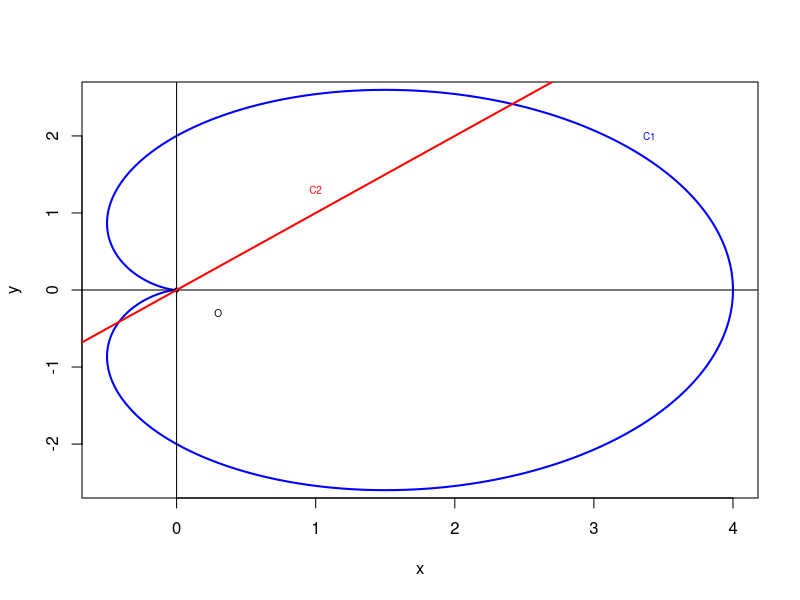

Generate this figure with R:
#
xex <- 0
yex <- seq(-5,23)
xey <- seq(-12,3)
yey <- 0

xr <- seq(-0.7,2.7,0.1)
yr = xr

t <- seq(0,2*pi,0.0001)
tc <- 2*cos(t)
r <- 2+tc
x<- r*cos(t)
y<- r*sin(t)
df <- data.frame(x,y)
dfex <- data.frame(xex,yex)
dfey <- data.frame(xey,yey)
dfr <- data.frame(xr,yr)

plot(0,0, pch = 20, xlim = c(-0.5,4), ylim = c(-2.5,2.5), xlab = "x", ylab = "y",cex = .8, col = "black" ) 
lines(df$x,df$y, lwd = 2, col = "blue")
lines(dfex$yex,dfex$xex,  lwd = 1)
lines(dfey$yey,dfey$xey, lwd = 1 )
lines(dfr$xr,dfr$yr, lwd = 2, col = "red" )
text(0.3,-0.3, "O", font = 25 , cex = 0.6)
text(3.4,2, "C1", font = 25 , cex = 0.6, col = "blue")
text(1,1.3, "C2", font = 25 , cex = 0.6, col = "red")